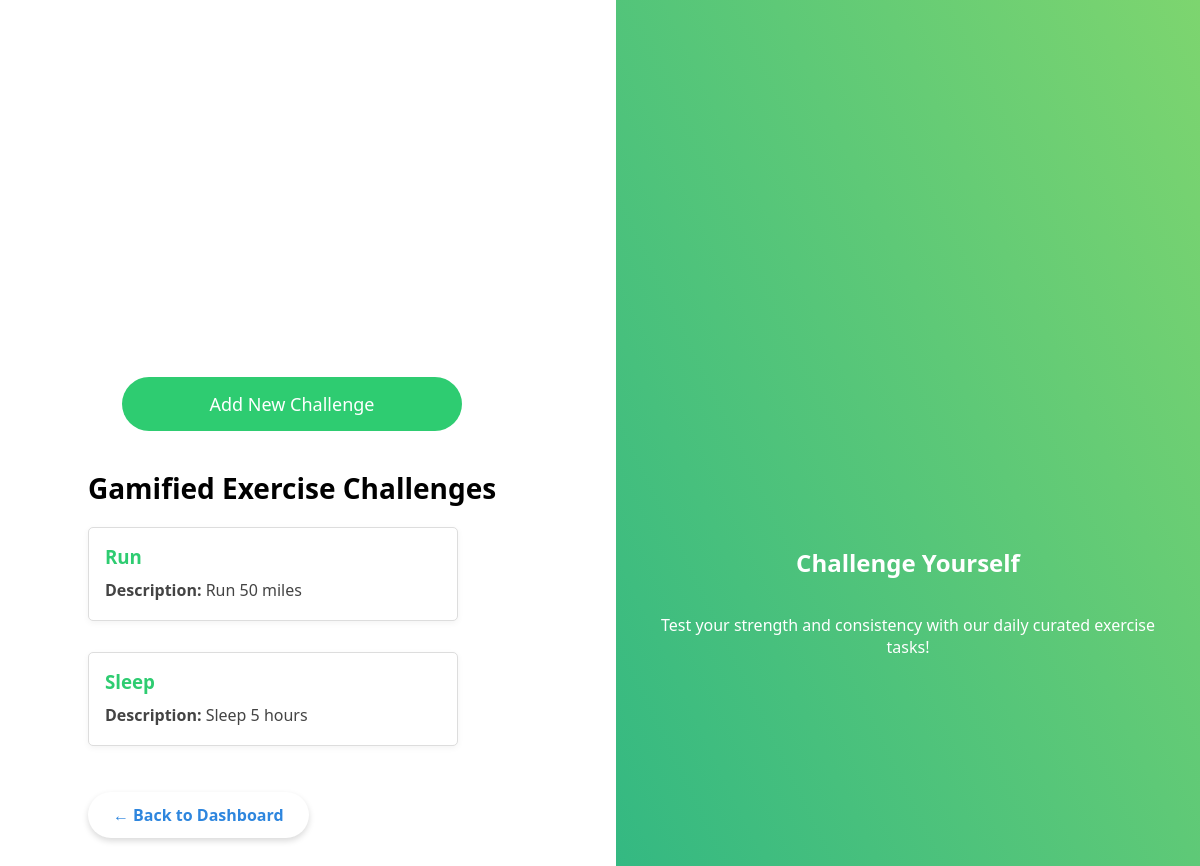
/challenge/view (signed in), run on the app's committed database.
### models/exercise.py (models this page shows)
class ExerciseChallenge(db.Model):
    __tablename__ = 'exercise'
    id = db.Column(db.Integer, primary_key=True)
    title = db.Column(db.String(100), nullable=False)
    description = db.Column(db.Text, nullable=False)
    created_at = db.Column(db.DateTime, default=datetime.utcnow)
    user_id = db.Column(db.Integer, db.ForeignKey('user.id'), nullable=False)

### routes/challenge.py (the view)
@challenge_bp.route('/view')
@login_required
def view_challenges():
    challenges = ExerciseChallenge.query.all()
    return render_template('challenge/challenges.html', challenges=challenges)

### app.py (called while the page is built)
@login_manager.user_loader
def load_user(user_id):
    return User.query.get(int(user_id))

### templates/challenge/challenges.html (shortened to what this page needs)
<!DOCTYPE html>
<html lang="en">
<head>
    <link rel="stylesheet" href="{{ url_for('static', filename='css/styles.css') }}">
</head>
<body>
    <div class="container">
        <div class="left-panel">
            <a href="{{ url_for('challenge.add_challenge') }}" class="dashboard-btn">Add New Challenge</a>
            <div class="left-column">
                <h2>Gamified Exercise Challenges</h2>
                {% if challenges %}
                <div class="goal-list">
                    {% for challenge in challenges %}
                    <div class="goal-card">
                        <h3>{{ challenge.title }}</h3>
                        <p><strong>Description:</strong> {{ challenge.description }}</p>
                    </div>
                    {% endfor %}
                </div>
                {% else %}
                <p>No exercise challenges yet.</p>
                {% endif %}
                <a href="{{ url_for('main.dashboard') }}" class="back-dashboard-btn">← Back to Dashboard</a>
            </div>
        </div>
        <div class="right-panel">
            <h2>Challenge Yourself</h2>
            <p>Test your strength and consistency with our daily curated exercise tasks!</p>
        </div>
    </div>
</body>
</html>

### static/css/styles.css (style rules this page uses)
body { margin: 0; padding: 0; font-family: 'Segoe UI', sans-serif; display: flex; height: 100vh; }
.container { display: flex; width: 100vw; height: 150vh; }
.left-panel, .right-panel { flex: 1; display: flex; align-items: center; justify-content: center; flex-direction: column; padding: 40px; box-sizing: border-box; height: 150vh; }
.left-panel { background-color: #fff; color: black; }
.right-panel { background: linear-gradient(to top right, #28b485, #7dd56f); color: white; text-align: center; }
.left-column h2 { font-size: 28px; font-weight: 600; margin-bottom: 20px; }
.goal-list { display: flex; flex-direction: column; gap: 15px; margin-top: 20px; }
.goal-card { width: 21rem; background-color: white; padding: 15px 20px; border-radius: 10px; border: 1px solid #ddd; box-shadow: 0 2px 6px rgba(0, 0, 0, 0.05); }
.goal-card h3 { margin: 0 0 10px; color: #2ecc71; }
.goal-card p { margin: 3px 0; color: #444; }
.dashboard-btn { display: block; background-color: #2ecc71; color: white; padding: 15px 20px; margin: 15px auto; text-align: center; border-radius: 30px; width: 300px; font-size: 18px; font-family: 'Segoe UI', sans-serif; text-decoration: none; transition: background-color 0.3s ease; }
.container { display: flex; gap: 2rem; }
.goal-card { border: 1px solid #ddd; padding: 1rem; margin-bottom: 1rem; border-radius: 5px; }
.back-dashboard-btn { margin-top: 30px; display: inline-block; padding: 12px 25px; background-color: #ffffff; color: #2e86de; font-weight: bold; border-radius: 30px; text-decoration: none; font-size: 16px; transition: all 0.3s ease; box-shadow: 0 3px 6px rgba(0,0,0,0.15); }
body { display: flex; margin: 0; }

### data on the page
ExerciseChallenge: title "Run", description "Run 50 miles"
ExerciseChallenge: title "Sleep", description "Sleep 5 hours"
